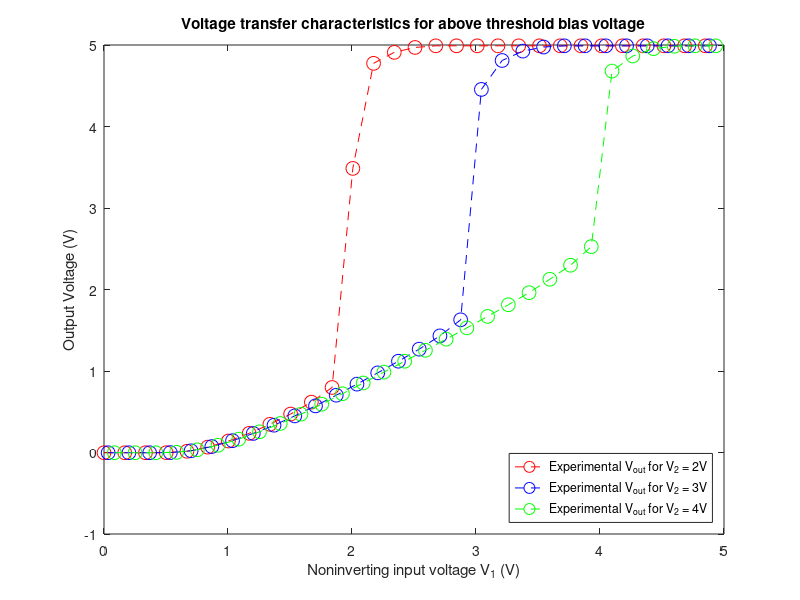

This figure's MATLAB source:
%Experiment 1 Part 3 plotter
interval = 10;

%%Part 3
%above-threshold bias current. 


load('Data/Experiment1Part5Data.mat')
plot(V1(1:interval:end),Vout(1:interval:end), '--ro','MarkerSize',10); hold on;

load('Data/Experiment1Part6Data.mat')
plot(V1(3:interval:end),Vout(3:interval:end), '--bo','MarkerSize',10); hold on;

load('Data/Experiment1Part7Data.mat')
plot(V1(6:interval:end),Vout(6:interval:end), '--go','MarkerSize',10); hold on;


title('Voltage transfer characteristics for above threshold bias voltage');
xlabel('Noninverting input voltage V_{1} (V)');
ylabel('Output Voltage (V)');

legend('Experimental V_{out} for V_2 = 2V',...
 'Experimental V_{out} for V_2 = 3V',...
 'Experimental V_{out} for V_2 = 4V',...
 'Location','SouthEast')